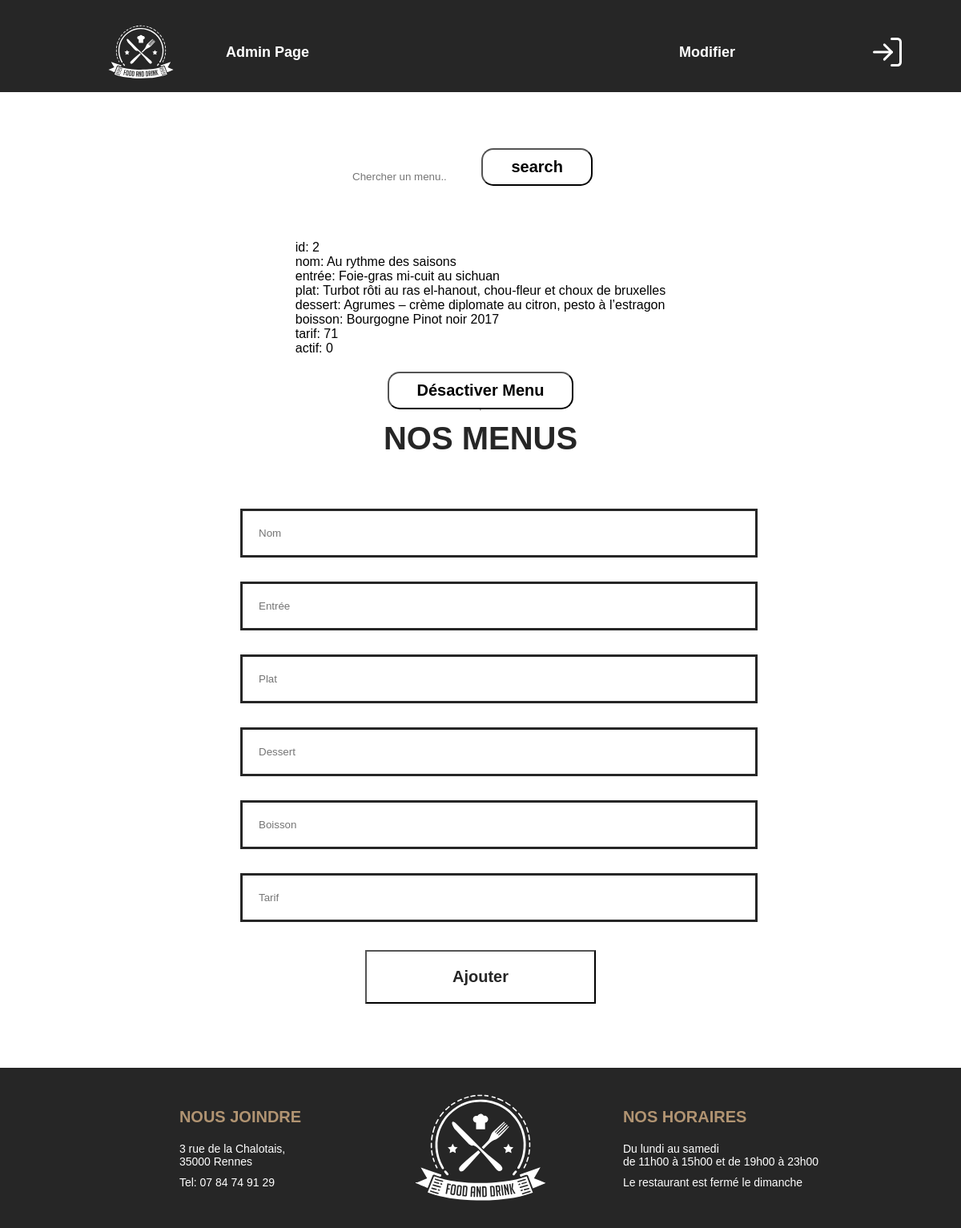
The page /admin.php?menu_nom=Au rythme des saisons on the database its author committed.
### tables this page shows
CREATE TABLE IF NOT EXISTS `menu` (
  `id` int NOT NULL AUTO_INCREMENT,
  `nom` text NOT NULL,
  `entrée` text NOT NULL,
  `plat` text NOT NULL,
  `dessert` text NOT NULL,
  `boisson` text NOT NULL,
  `tarif` float NOT NULL,
  `actif` int NOT NULL,
  PRIMARY KEY (`id`)
);

### admin.php (the view, shortened to what this page needs)
<!DOCTYPE html>
<html lang="en">
<head>
    <link rel="stylesheet" href="css/style.css">
</head>
<body>
    <header class="headeradmin">
        <nav class="nav">
            <div class="logo" id="head">
                <img src="images/food-and-drink.svg" alt="">
            </div>
            <div class="admin_header">
                <ul>
                    <a href="admin.php">
                        <li>Admin Page</li>
                    </a>
                    <a href="editer.php">
                        <li>Modifier</li>
                    </a>
                </ul>
            </div>
            <div class="log-in">
                <img src="images/log-in.svg" alt="">
            </div>
        </nav>
    </header>
    <section class="change_admin_page">
        <form action="" method="get">
        <div class="flex_center search_bar">
            <input id="searchbar" onkeyup="search_menu()" type="text" name="menu_nom" placeholder="Chercher un menu..">
            <div class="bouton">
                <button type="submit" value="submit" name="submit">search</button>
            </div>
        </div>
        </form>
        <?php
        include 'basedoneesite.php';
        if (isset($_GET['menu_nom'])) {
            $nom = $_GET['menu_nom'];
            $query = "SELECT * FROM menu WHERE nom = :nom";
            $stmt = $dbb->prepare($query);
            $stmt->bindParam(':nom', $nom, PDO::PARAM_STR);
            $stmt->execute();
            if ($stmt->rowCount() > 0) {
                while ($row = $stmt->fetch(PDO::FETCH_ASSOC)) {
                    foreach ($row as $key => $value) {
                        echo $key . ": " . $value . "<br>";
                    }
                    echo "<form method='post'>";
                    echo "<button type='submit' name='deactivate' value='" . $row['id'] . "'>Désactiver Menu</button>";
                    echo "</form>";
                    echo "<hr>";
                }
            } else {
                echo "veuiller entrer une recette existante";
            }
        }
?>
        <div class="flex_center admin_change">
            <h2>NOS MENUS</h2>
        </div>
        <div class="formulaire">
            <form action="ajouter.php"  method='POST'>
                <div class="bloc_forme" id="bloc_nom">
                  <input class="bloc_form" type="text" id="nom" name="menu_nom" placeholder="Nom">
                </div>
                <div class="bloc_forme" id="bloc_entree">
                  <input class="bloc_form" type="Text" id="entree" name="menu_entree" placeholder="Entrée">
                </div>
                <div class="bloc_forme" id="bloc_plat">
                    <input class="bloc_form" type="text" id="plat" name="menu_plat" placeholder="Plat">
                  </div>
                <div class="bloc_forme" id="bloc_dessert">
                    <input class="bloc_form" type="Text" id="dessert" name="menu_dessert" placeholder="Dessert">
                </div>
                <div class="bloc_forme" id="bloc_boisson">
                    <input class="bloc_form" type="text" id="boisson" name="menu_boisson" placeholder="Boisson">
                </div>
                <div class="bloc_forme" id="bloc_tarif">
                    <input class="bloc_form" type="Text" id="tarif" name="menu_tarif" placeholder="Tarif">
                </div>
                <div class="bloc_forme buttons">
                    <button class="btn btn_admin" type="submit">Ajouter</button>
                </div>
              </form>
        </div>
    </section>
    <footer class="flex_center">
        <div class="flex-container">
            <div class="bloc nous_joindre">
                <div>
                    <h3>NOUS JOINDRE</h3>
                    <div class="text_footer">
                        <p>3 rue de la Chalotais,<br/>35000 Rennes</p>
                        <p>Tel: 07 84 74 91 29</p>
                    </div>
                </div>
            </div>
            <div class="bloc logo">
                <img src="images/food-and-drink.svg" alt="">
            </div>
            <div class="bloc nos_horaire">
                <div>
                    <h3>NOS HORAIRES</h3>
                    <div class="text_footer">
                        <p>Du lundi au samedi<br/>de 11h00 à 15h00 et de 19h00 à 23h00</p>
                        <p>Le restaurant est fermé le dimanche</p>
                    </div>
                </div>
            </div>
        </div>
    </footer>
</body>
</html>

### css/style.css (style rules this page uses)
* { margin: 0; padding: 0; }
html { font-family: Arial, Helvetica, sans-serif; }
.flex-container { display: flex; justify-content: space-between; }
h2 { margin: 0 auto; margin-top: 5%; font-size: 36px; font-weight: bold; margin-bottom: 20px; }
h3 { font-size: 22px; font-weight: bold; margin-top: 50px; margin-bottom: 20px; }
nav { font-size: 20px; align-items: center; }
a { text-decoration: none; }
header { padding-top: 15px; font-weight: bold; }
header ul { display: flex; list-style: none; }
.logo img { width: 100%; }
input { width: 75%; margin-top: 25px; background-color: rgba(225, 225, 225, 0); padding: 3% 22% 3% 1%; border: none; }
button { justify-content: center; margin-top: 20px; font-size: 20px; color: rgb(0, 0, 0); background-color: rgba(0, 0, 0, 0); border: solid ease 2px; font-weight: 700; border-radius: 15px; padding: 10px 35px 10px 35px; }
.headeradmin { background-color: #262626; display: flex; justify-content: center; }
.nav { display: flex; align-items: center; padding-left: 70px; padding-right: 70px; width: 90%; height: 100px; }
ul { display: flex; justify-content: space-between; width: 100%; }
li { color: white; }
.logo { height: 100%; }
.logo img { height: 100%; }
#head { width: 20%; }
.log-in { display: flex; justify-content: right; width: 20%; }
.admin_header { width: 60%; display: flex; justify-content: left; }
.admin_header ul a li { font-size: 18px; font-weight: 700; }
.flex_center { display: flex; justify-content: center; }
.change_admin_page { display: flex; flex-direction: column; align-items: center; }
.change_admin_page .search_bar { width: 70%; margin: 50px; }
#searchbar { outline: 0; border-width: 0 0 2px; border-color: #262626; width: 100%; padding: 15px; }
.admin_change { flex-direction: column; height: 100%; }
.admin_change h2 { color: #262626; font-size: 40px; }
.formulaire { width: 50%; margin-top: 30px; margin-bottom: 80px; }
.bloc_form { width: 100%; margin: 15px 0px; padding: 20px 20px; border-radius: 0px; background-color: white; border-color: #262626; border-style: solid; }
.buttons { margin-top: 20px; display: flex; justify-content: space-between; }
.btn { width: 100%; border-radius: 0px; color: #262626; background-color: white; cursor: pointer; transition-duration: 0.4s; margin: 0 auto; }
.btn_admin { width: 48%; padding: 20px 0px; font-weight: 600; font-size: 20px; }
footer { background-color: #262626; height: 200px; }
h3 { margin-bottom: 20px; color: #B19472; font-size: 20px; }
.bloc { width: 300px; display: flex; align-items: center; justify-content: start; flex-direction: column; }
.text_footer p { margin-bottom: 10px; font-size: 14px; color: white; }

### rows shown on the page
menu: key "id", id "2", key "nom", nom "Au rythme des saisons", key "entrée", entrée "Foie-gras mi-cuit au sichuan", key "plat", plat "Turbot rôti au ras el-hanout, chou-fleur et choux de bruxelles", key "dessert", dessert "Agrumes – crème diplomate au citron, pesto à l’estragon", key "boisson", boisson "Bourgogne Pinot noir 2017", key "tarif", tarif "71", key "actif", actif "0"
